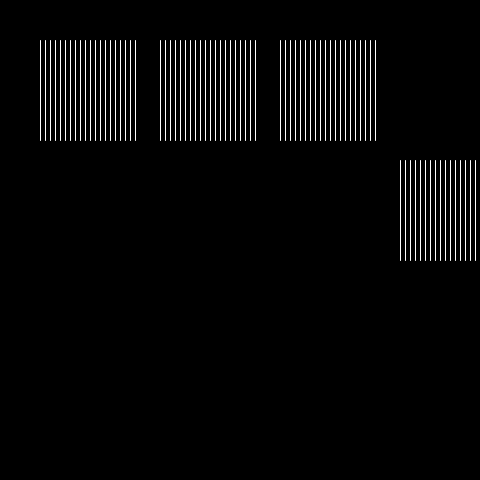
Frame 1 (no input)
Frame 2 (the mouse pressed at the canvas centre, redrawn once): identical to frame 1, image omitted

The Processing sketch that drew this single still picture (run headless with seeded random() and noise(); the mouse was pressed at the canvas centre and the sketch redrawn once):

// Processing sketch: sketch_160310a
// ── sketch_160310a.pde
float xloc = 0;
float yloc = 0;

void setup() {
  size(480, 480);
  background(0);
  stroke(255);
  strokeWeight(1);
  noLoop();
}

void draw() {
  translate(40,40);
  for (int j = 0; j < 3; j = j+1) { 
    for (int i = 0; i < 3; i = i+1) {
      pattern(xloc,yloc);
      xloc += 120;
    }
   yloc += 120;
  }
}

void pattern(float x, float y) {
  for (int i = 0; i < 20; i = i+1) {
    line(x, y, x, y+100);
    x = x+5;
  }
}
